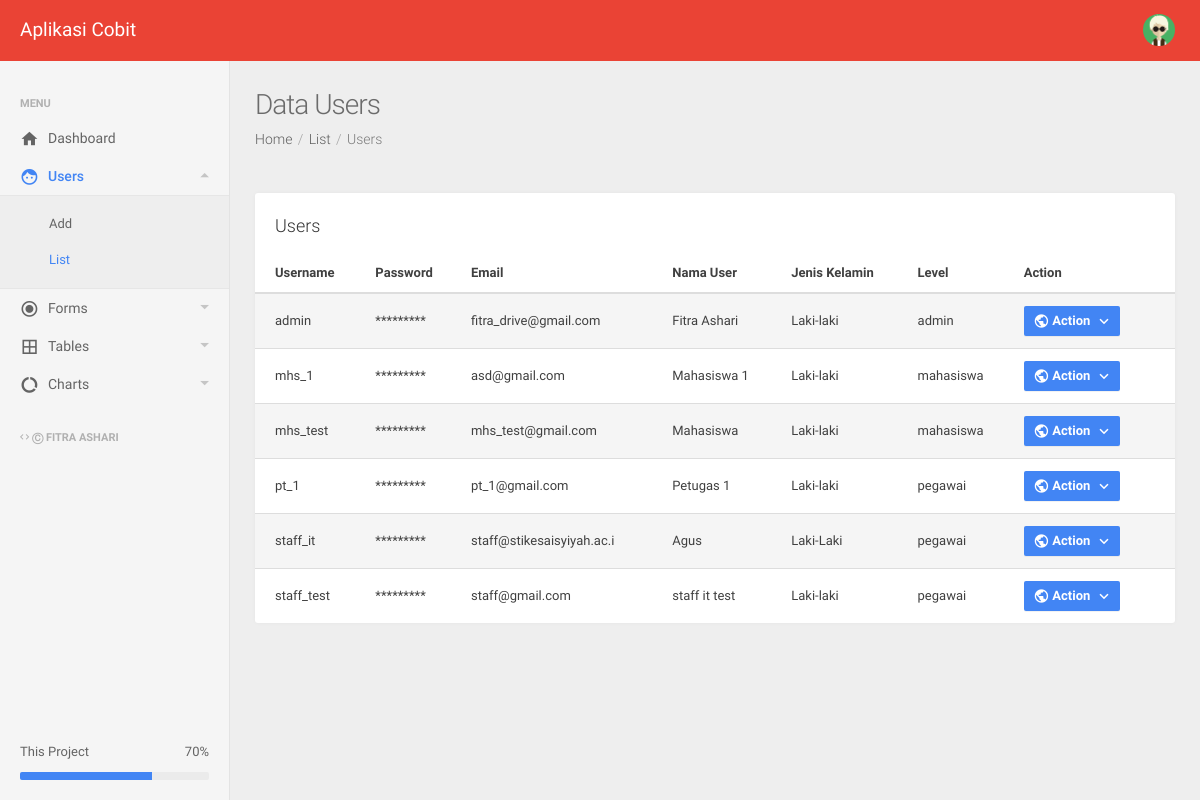
/index.php?page=user (signed in), run on the app's committed database.
### tables this page shows
CREATE TABLE `user` (
  `kd_user` varchar(10) NOT NULL,
  `password` varchar(32) NOT NULL,
  `email` varchar(25) NOT NULL,
  `nama_user` varchar(50) NOT NULL,
  `jenkel` varchar(10) NOT NULL,
  `lvl` varchar(10) NOT NULL
);

### v_user.php (the view)
<?php
include 'koneksi.php';
?>
        <div class="page-head">
          <h2 class="page-head-title">Data Users</h2>
          <ol class="breadcrumb page-head-nav">
            <li><a href="#">Home</a></li>
            <li><a href="#">List</a></li>
            <li class="active">Users</li>
          </ol>
        </div>
        <div class="main-content container-fluid">
          <div class="row">
            <div class="col-sm-12">
              <div class="panel panel-default panel-table">
                <div class="panel-heading">Users
                </div>
                <div class="panel-body">
                  <table id="table1" class="table table-striped table-hover table-fw-widget">
                    <thead>
                      <tr>
                        <th>Username</th>
                        <th>Password</th>
                        <th>Email</th>
                        <th>Nama User</th>
                        <th>Jenis Kelamin</th>
                        <th>Level</th>
                        <th>Action</th>
                      </tr>
                    </thead>
                   <tbody>
            <?php
 $tampil=mysqli_query($conn,"SELECT * from user");
while ($data=mysqli_fetch_assoc($tampil))
{
 $kd_user  = $data['kd_user'];
    $password  = "*********";
    $email  = $data['email'];
    $nama_user  = $data['nama_user'];
    $jenkel  = $data['jenkel'];
    $lvl  = $data['lvl'];
  echo "<tr><td>$kd_user</td><td>$password</td><td>$email</td><td>$nama_user</td><td>$jenkel</td><td>$lvl</td><td><div class='btn-group btn-hspace'>
                      <button type='button' data-toggle='dropdown' class='btn btn-primary dropdown-toggle'><i class='icon icon-left mdi mdi-globe'></i> Action <span class='icon-dropdown mdi mdi-chevron-down'></span></button>
                      <ul role='menu' class='dropdown-menu'>
                      <li><a href='index.php?page=edit_user&kd_user=$kd_user'><i class='icon icon-left mdi mdi-edit'></i>Edit</a></li>
                        <li><a href='delete.php?kd=$kd_user&tabel=user'><i class='icon icon-left mdi mdi-delete'></i>Delete</a></li>
                        </ul>
                    </div></td></tr>";
}
?>
          </tbody>
                  </table>
                </div>
              </div>
            </div>
          </div>
      </div>

### index.php (shortened to what this page needs)
<!DOCTYPE html>
<html lang="en">
  <head>
    <link rel="stylesheet" type="text/css" href="assets/lib/perfect-scrollbar/css/perfect-scrollbar.min.css"/>
    <link rel="stylesheet" type="text/css" href="assets/lib/material-design-icons/css/material-design-iconic-font.min.css"/>
    <link rel="stylesheet" type="text/css" href="assets/lib/datatables/css/dataTables.bootstrap.min.css"/>
	  <link rel="stylesheet" type="text/css" href="assets/lib/select2/css/select2.min.css"/>
    <link rel="stylesheet" type="text/css" href="assets/lib/bootstrap-slider/css/bootstrap-slider.css"/>
	  <link rel="stylesheet" type="text/css" href="assets/lib/jquery.vectormap/jquery-jvectormap-1.2.2.css"/>
    <link rel="stylesheet" type="text/css" href="assets/lib/jqvmap/jqvmap.min.css"/>
    <link rel="stylesheet" type="text/css" href="assets/lib/datetimepicker/css/bootstrap-datetimepicker.min.css"/>
    <link rel="stylesheet" href="assets/css/style.css" type="text/css"/>
  </head>
  <body>
    <div class="be-wrapper be-color-header be-color-header-danger be-fixed-sidebar">
      <nav class="navbar navbar-default navbar-fixed-top be-top-header">
        <div class="container-fluid">
          <div class="be-right-navbar">
            <ul class="nav navbar-nav navbar-right be-user-nav">
              <li class="dropdown"><a href="#" data-toggle="dropdown" role="button" aria-expanded="false" class="dropdown-toggle"><img src="assets/img/avatar.png" alt="Avatar"><span class="user-name"><?php echo $_SESSION['nm_user']; ?></span></a>
              </li>
            </ul>
            <div class="page-title"><span>Aplikasi Cobit</span></div>
          </div>
        </div>
      </nav>
      <div class="be-left-sidebar">
        <div class="left-sidebar-wrapper"><a href="#" class="left-sidebar-toggle">Main Menu</a>
          <div class="left-sidebar-spacer">
            <div class="left-sidebar-scroll">
              <div class="left-sidebar-content">
                <ul class="sidebar-elements">
                  <li class="divider">Menu</li>
                  <li <?php if(! isset($_GET['page'])) echo "class='active'";?>><a href="index.php"><i class="icon mdi mdi-home"></i><span>Dashboard</span></a>
                  </li><?php if($_SESSION['lvl'] == "admin"):?>
                  <li class="parent"><a href="#"><i class="icon mdi mdi-face"></i><span>Users</span></a>
                    <ul class="sub-menu">
                      <li <?php if($_GET["page"] === "form_user") echo "class='active'";?>><a href="index.php?page=form_user">Add</a>
                      </li>
                        <li <?php if($_GET["page"] === "user") echo "class='active'";?>><a href="index.php?page=user">List</a>
                      </li>
                    </ul>
                  </li><?php endif;?>
				  				 <li class="parent"><a href="#"><i class="icon mdi mdi-dot-circle"></i><span>Forms</span></a>
                  </li><?php if($_SESSION['lvl'] == "admin"):?>
                  <li class="parent"><a href="#"><i class="icon mdi mdi-border-all"></i><span>Tables</span></a>
                  </li>
				   <li class="parent"><a href="#"><i class="icon mdi mdi-chart-donut"></i><span>Charts</span></a>
                  </li>
                  <li class="divider"><span class="mdi mdi-code"></span> Ⓒ Fitra Ashari</li>
                    </ul>
                  </li><?php endif;?>
              </div>
            </div>
          </div>
          <div class="progress-widget">
            <div class="progress-data"><span class="progress-value">70%</span><span class="name">This Project</span></div>
            <div class="progress">
              <div style="width: 70%;" class="progress-bar progress-bar-primary"></div>
            </div>
          </div>
        </div>
      </div>
      <div class="be-content">
<?php
                if (!isset($_GET['page']))
    {
        if ($_SESSION['lvl'] == 'admin'){
          include "home.php";
        }
        else{
          include "home2.php";
        }
    } else {
        $page = $_GET['page'];
        switch($page)
        {
        case 'user':
                include "v_user.php";
                break;
        }
    }
                ?>
    </div>
  </body>
</html>

### data on the page
user: kd_user "admin", password "*********", email "fitra_drive@gmail.com", nama_user "Fitra Ashari", jenkel "Laki-laki", lvl "admin"
user: kd_user "mhs_1", password "*********", email "asd@gmail.com", nama_user "Mahasiswa 1", jenkel "Laki-laki", lvl "mahasiswa"
user: kd_user "mhs_test", password "*********", email "mhs_test@gmail.com", nama_user "Mahasiswa", jenkel "Laki-laki", lvl "mahasiswa"
user: kd_user "pt_1", password "*********", email "pt_1@gmail.com", nama_user "Petugas 1", jenkel "Laki-laki", lvl "pegawai"
user: kd_user "staff_it", password "*********", email "staff@stikesaisyiyah.ac.i", nama_user "Agus", jenkel "Laki-Laki", lvl "pegawai"
user: kd_user "staff_test", password "*********", email "staff@gmail.com", nama_user "staff it test", jenkel "Laki-laki", lvl "pegawai"
